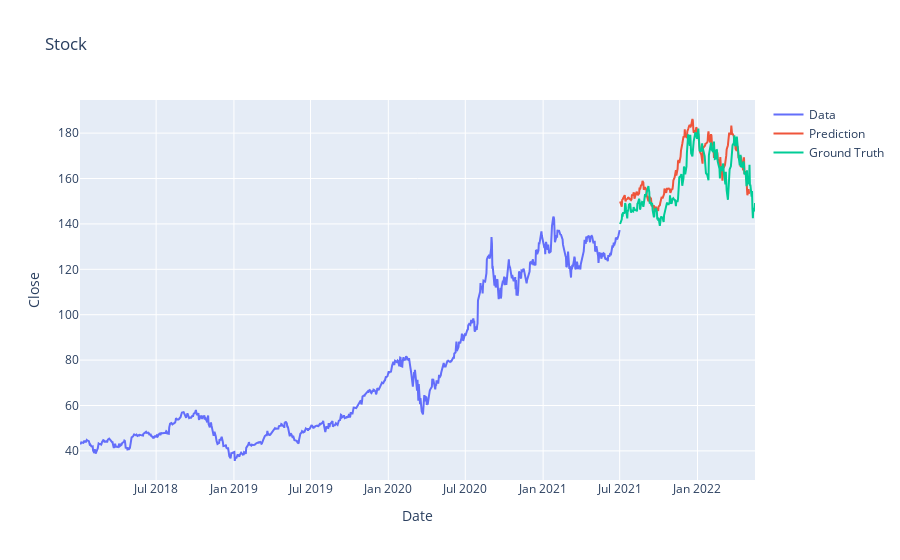

The notebook cell saved with this chart:
### Code cell
close_train = np.delete(close_train,slice(1,4),1)
close_test = np.delete(close_test,slice(1,4),1)

close_train = close_train.reshape((-1))
close_test = close_test.reshape((-1))
prediction = prediction.reshape((-1))

trace1 = go.Scatter(
    x=date_train,
    y=close_train,
    mode='lines',
    name='Data'
)
trace2 = go.Scatter(
    x=date_test,
    y=prediction,
    mode='lines',
    name='Prediction'
)
trace3 = go.Scatter(
    x=date_test,
    y=close_test,
    mode='lines',
    name='Ground Truth'
)
layout = go.Layout(
    title="Stock",
    xaxis={'title': "Date"},
    yaxis={'title': "Close"}
)
fig = go.Figure(data=[trace1, trace2, trace3], layout=layout)
fig.show()

### Figure 1 — Plotly figure (JSON) as saved in the notebook; plotly's stock layout.template omitted (floating-point values rounded to 4 significant figures; data arrays with more than 128 entries replaced by an {"elided": "..."} marker saying what was removed)
{"data": [{"mode": "lines", "name": "Data", "type": "scatter", "x": {"elided": "881 str values"}, "y": {"elided": "881 float values"}}, {"mode": "lines", "name": "Prediction", "type": "scatter", "x": {"elided": "221 str values"}, "y": {"elided": "211 float values"}}, {"mode": "lines", "name": "Ground Truth", "type": "scatter", "x": {"elided": "221 str values"}, "y": {"elided": "221 float values"}}], "layout": {"title": {"text": "Stock"}, "xaxis": {"title": {"text": "Date"}}, "yaxis": {"title": {"text": "Close"}}}}
